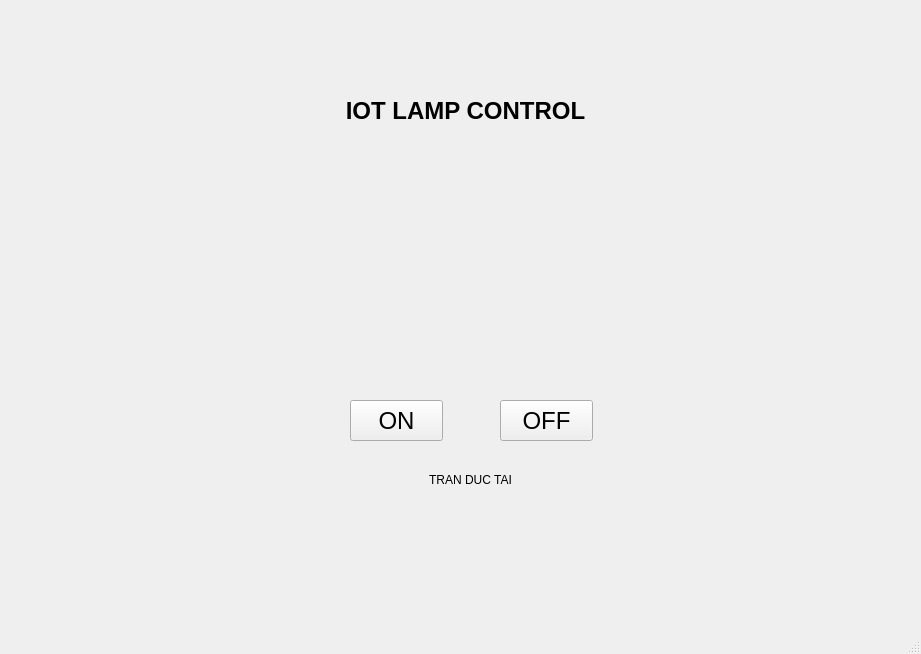
<?xml version="1.0" encoding="UTF-8"?>
<ui version="4.0">
 <class>MainWindow</class>
 <widget class="QMainWindow" name="MainWindow">
  <property name="geometry">
   <rect>
    <x>0</x>
    <y>0</y>
    <width>921</width>
    <height>654</height>
   </rect>
  </property>
  <property name="windowTitle">
   <string>MainWindow</string>
  </property>
  <property name="styleSheet">
   <string notr="true"/>
  </property>
  <widget class="QWidget" name="centralwidget">
   <widget class="QPushButton" name="btn_off">
    <property name="geometry">
     <rect>
      <x>500</x>
      <y>400</y>
      <width>93</width>
      <height>41</height>
     </rect>
    </property>
    <property name="font">
     <font>
      <pointsize>18</pointsize>
     </font>
    </property>
    <property name="text">
     <string>OFF</string>
    </property>
   </widget>
   <widget class="QLabel" name="label">
    <property name="geometry">
     <rect>
      <x>280</x>
      <y>80</y>
      <width>371</width>
      <height>61</height>
     </rect>
    </property>
    <property name="font">
     <font>
      <pointsize>18</pointsize>
      <bold>true</bold>
     </font>
    </property>
    <property name="layoutDirection">
     <enum>Qt::LayoutDirection::LeftToRight</enum>
    </property>
    <property name="autoFillBackground">
     <bool>false</bool>
    </property>
    <property name="text">
     <string>IOT LAMP CONTROL</string>
    </property>
    <property name="alignment">
     <set>Qt::AlignmentFlag::AlignCenter</set>
    </property>
   </widget>
   <widget class="QLabel" name="label_3">
    <property name="geometry">
     <rect>
      <x>220</x>
      <y>470</y>
      <width>501</width>
      <height>20</height>
     </rect>
    </property>
    <property name="text">
     <string>TRAN DUC TAI</string>
    </property>
    <property name="alignment">
     <set>Qt::AlignmentFlag::AlignCenter</set>
    </property>
   </widget>
   <widget class="QPushButton" name="btn_on">
    <property name="geometry">
     <rect>
      <x>350</x>
      <y>400</y>
      <width>93</width>
      <height>41</height>
     </rect>
    </property>
    <property name="font">
     <font>
      <pointsize>18</pointsize>
     </font>
    </property>
    <property name="text">
     <string>ON</string>
    </property>
   </widget>
   <widget class="QLabel" name="label_2">
    <property name="geometry">
     <rect>
      <x>220</x>
      <y>170</y>
      <width>501</width>
      <height>171</height>
     </rect>
    </property>
    <property name="styleSheet">
     <string notr="true">image: url(:/myimage/lamp_off.png);</string>
    </property>
    <property name="text">
     <string/>
    </property>
   </widget>
  </widget>
  <widget class="QMenuBar" name="menubar">
   <property name="geometry">
    <rect>
     <x>0</x>
     <y>0</y>
     <width>921</width>
     <height>22</height>
    </rect>
   </property>
  </widget>
  <widget class="QStatusBar" name="statusbar"/>
 </widget>
 <resources>
  <include location="../PyQT_Demo/LampControl/image.qrc"/>
 </resources>
 <connections/>
</ui>
